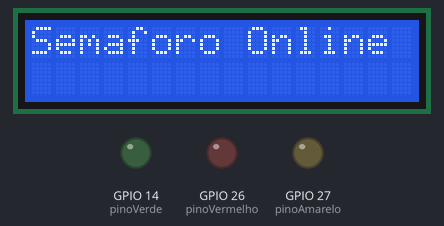
A sketch run on a simulated ESP32. Parts: 16×2 character LCD, output pins drawn as LEDs (lit = HIGH).

Above: at 0.1 s.
At 2.1 s:
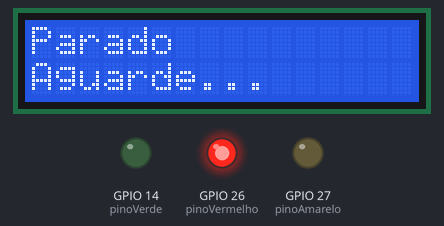
At 8.2 s:
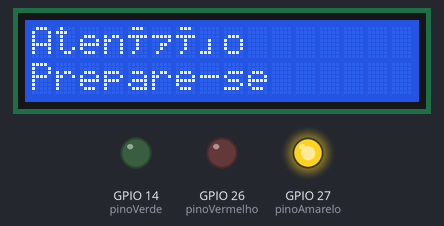
At 10.2 s:
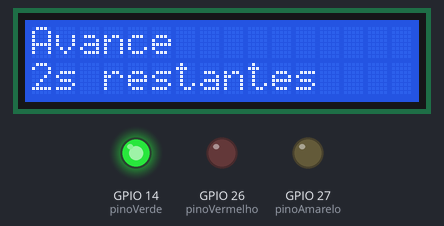
At 12.2 s:
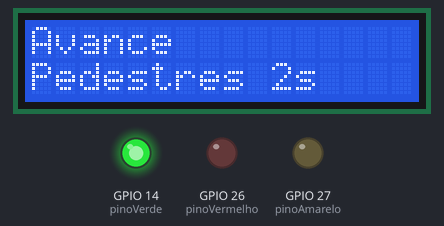
At 14.2 s:
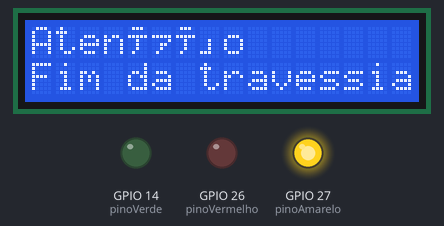
Timing chart, 0 to 39.8 s (numbered marks = the images above):
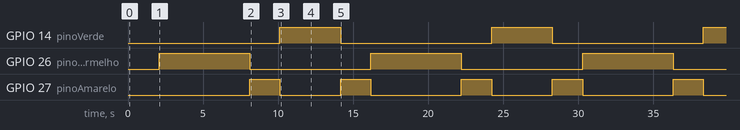

The sketch:

sketch.ino
```cpp
#include <Wire.h>
#include <LiquidCrystal_I2C.h>

// Classe Semaforo
class Semaforo {
private:
  int *pinoVermelho, *pinoAmarelo, *pinoVerde; // Ponteiros para os pinos dos LEDs
  LiquidCrystal_I2C *lcd;                      // Ponteiro para o objeto LCD

public:
  // Construtor da classe
  Semaforo(int *vermelho, int *amarelo, int *verde, LiquidCrystal_I2C *lcdDisplay)
    : pinoVermelho(vermelho), pinoAmarelo(amarelo), pinoVerde(verde), lcd(lcdDisplay) {}

  // Inicialização dos LEDs e do LCD
  void iniciar() {
    pinMode(*pinoVermelho, OUTPUT);
    pinMode(*pinoAmarelo, OUTPUT);
    pinMode(*pinoVerde, OUTPUT);

    lcd->init(); // Inicializa o LCD
    lcd->backlight(); // Liga a luz de fundo do LCD
    lcd->setCursor(0, 0);
    lcd->print("Semaforo Online");
    delay(2000);
  }

  // Método para ativar a fase vermelha
  void faseVermelho(int tempo) {
    ligar(*pinoVermelho);
    desligar(*pinoAmarelo);
    desligar(*pinoVerde);
    mostrarMensagem("Parado", "Aguarde...");
    delay(tempo);
  }

  // Método para ativar a fase amarela
  void faseAmarelo(int tempo, const char *mensagem) {
    desligar(*pinoVermelho);
    ligar(*pinoAmarelo);
    desligar(*pinoVerde);
    mostrarMensagem("Atenção", mensagem);
    delay(tempo);
  }

  // Método para ativar a fase verde
  void faseVerde(int tempo, const char *mensagem) {
    desligar(*pinoVermelho);
    desligar(*pinoAmarelo);
    ligar(*pinoVerde);
    mostrarMensagem("Avance", mensagem);
    delay(tempo);
  }

private:
  // Liga o LED
  void ligar(int pino) {
    digitalWrite(pino, HIGH);
  }

  // Desliga o LED
  void desligar(int pino) {
    digitalWrite(pino, LOW);
  }

  // Mostra mensagem no LCD
  void mostrarMensagem(const char *linha1, const char *linha2) {
    lcd->clear();
    lcd->setCursor(0, 0);
    lcd->print(linha1);
    lcd->setCursor(0, 1);
    lcd->print(linha2);
  }
};

// Pinos dos LEDs
int pinoVermelho = 26;
int pinoAmarelo = 27;
int pinoVerde = 14;

// Endereço I2C do LCD
LiquidCrystal_I2C lcd(0x27, 16, 2);

// Instanciação do semáforo com ponteiros para os pinos e LCD
Semaforo semaforo(&pinoVermelho, &pinoAmarelo, &pinoVerde, &lcd);

void setup() {
  // Inicializa o semáforo
  semaforo.iniciar();
}

void loop() {
  // Ciclo do semáforo
  semaforo.faseVermelho(6000);       // 6 segundos no vermelho
  semaforo.faseAmarelo(2000, "Prepare-se"); // 2 segundos no amarelo
  semaforo.faseVerde(2000, "2s restantes"); // 2 segundos no verde
  semaforo.faseVerde(2000, "Pedestres 2s"); // 2 segundos adicionais no verde
  semaforo.faseAmarelo(2000, "Fim da travessia"); // 2 segundos no amarelo
}
```

Measured:
- by itself, GPIO 14 (pinoVerde): alternates HIGH for 4.0 s and LOW for 10.1 s
- by itself, GPIO 26 (pinoVermelho): alternates HIGH for 6.0 s and LOW for 8.1 s
- by itself, GPIO 27 (pinoAmarelo): repeats every 14.1 s: LOW 4.0 s, HIGH 2.0 s, LOW 6.0 s, HIGH 2.0 s
- what the display in image 1 shows lasts 6.0 s, from 2.1 s to 8.1 s
- what the display in image 2 shows lasts 2.0 s, from 8.1 s to 10.1 s
